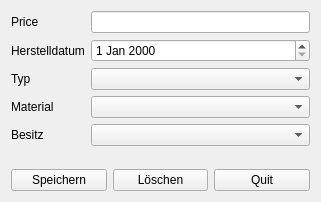
<?xml version="1.0" encoding="UTF-8"?>
<ui version="4.0">
 <class>CardioDialog</class>
 <widget class="QWidget" name="CardioDialog">
  <property name="geometry">
   <rect>
    <x>0</x>
    <y>0</y>
    <width>321</width>
    <height>202</height>
   </rect>
  </property>
  <property name="windowTitle">
   <string>Form</string>
  </property>
  <layout class="QVBoxLayout" name="verticalLayout">
   <item>
    <layout class="QFormLayout" name="formLayout">
     <item row="0" column="0">
      <widget class="QLabel" name="priceLabel">
       <property name="text">
        <string>Price</string>
       </property>
      </widget>
     </item>
     <item row="0" column="1">
      <widget class="QLineEdit" name="priceComboBox"/>
     </item>
     <item row="2" column="0">
      <widget class="QLabel" name="typLabel">
       <property name="text">
        <string>Typ</string>
       </property>
      </widget>
     </item>
     <item row="3" column="0">
      <widget class="QLabel" name="materialLabel">
       <property name="text">
        <string>Material</string>
       </property>
      </widget>
     </item>
     <item row="3" column="1">
      <widget class="QComboBox" name="materialComboBox"/>
     </item>
     <item row="2" column="1">
      <widget class="QComboBox" name="typComboBox"/>
     </item>
     <item row="4" column="1">
      <widget class="QComboBox" name="besitzComboBox"/>
     </item>
     <item row="4" column="0">
      <widget class="QLabel" name="besitzLabel">
       <property name="text">
        <string>Besitz</string>
       </property>
      </widget>
     </item>
     <item row="1" column="1">
      <widget class="QDateEdit" name="herstelldatumDateEdit"/>
     </item>
     <item row="1" column="0">
      <widget class="QLabel" name="herstelldatumLabel">
       <property name="text">
        <string>Herstelldatum</string>
       </property>
      </widget>
     </item>
    </layout>
   </item>
   <item>
    <layout class="QHBoxLayout" name="horizontalLayout">
     <item>
      <widget class="QPushButton" name="saveButton">
       <property name="text">
        <string>Speichern</string>
       </property>
      </widget>
     </item>
     <item>
      <widget class="QPushButton" name="delButton">
       <property name="text">
        <string>Löschen</string>
       </property>
      </widget>
     </item>
     <item>
      <widget class="QPushButton" name="quitButton">
       <property name="text">
        <string>Quit</string>
       </property>
      </widget>
     </item>
    </layout>
   </item>
  </layout>
 </widget>
 <resources/>
 <connections/>
</ui>
